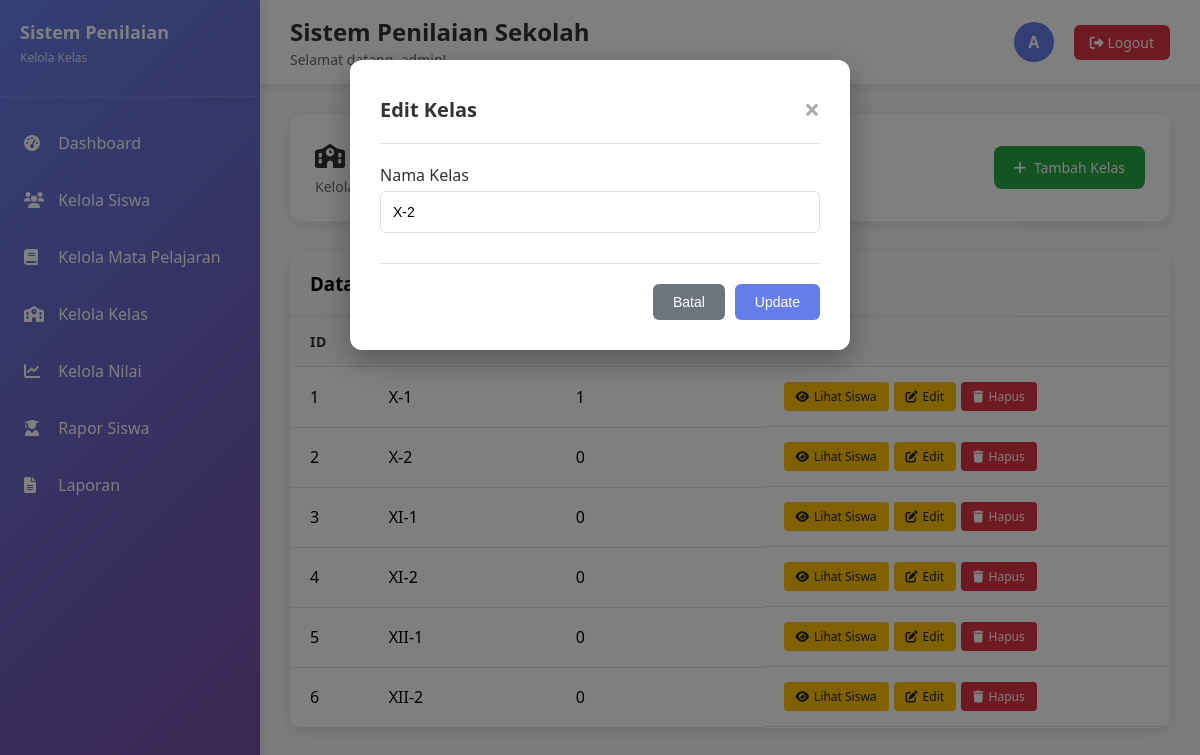
/kelola_kelas.php?edit=2 (signed in), run on the app's committed database.
### tables this page shows
CREATE TABLE `kelas` (
  `id_kelas` int(11) NOT NULL,
  `nama_kelas` varchar(20) NOT NULL
);

### kelola_kelas.php (the view, shortened to what this page needs)
<?php
include "koneksi.php";
$admin = $_SESSION['admin'];
$query_kelas = "SELECT k.*, COUNT(s.id_siswa) as jumlah_siswa FROM kelas k LEFT JOIN siswa s ON k.id_kelas = s.id_kelas GROUP BY k.id_kelas ORDER BY k.nama_kelas ASC";
$result_kelas = mysqli_query($koneksi, $query_kelas);
?>
<!DOCTYPE html>
<html lang="id">
<head>
    <link rel="stylesheet" href="https://cdnjs.cloudflare.com/ajax/libs/font-awesome/6.0.0/css/all.min.css">
</head>
<body>
<div class="sidebar">
    <div class="sidebar-header">
        <h2>Sistem Penilaian</h2>
        <p>Kelola Kelas</p>
    </div>
    <ul class="menu">
      <li><a href="dashboard.php" class="menu-item active"><i class="fas fa-tachometer-alt"></i> Dashboard</a></li>
        <li><a href="kelola_siswa.php" class="menu-item"><i class="fas fa-users"></i> Kelola Siswa</a></li>
        <li><a href="kelola_mapel.php" class="menu-item"><i class="fas fa-book"></i> Kelola Mata Pelajaran</a></li>
        <li><a href="kelola_kelas.php" class="menu-item"><i class="fas fa-school"></i> Kelola Kelas</a></li>
        <li><a href="kelola_nilai.php" class="menu-item"><i class="fas fa-chart-line"></i> Kelola Nilai</a></li>
        <li><a href="rapor.php" class="menu-item"><i class="fas fa-user-graduate"></i> Rapor Siswa</a></li>
        <li><a href="laporan.php" class="menu-item"><i class="fas fa-file-alt"></i> Laporan</a></li>
    </ul>
</div>
<div class="main-content">
    <div class="topbar">
        <div class="topbar-left">
            <h1>Sistem Penilaian Sekolah</h1>
            <p>Selamat datang, <?php echo htmlspecialchars($admin['nama_lengkap']); ?>!</p>
        </div>
        <div class="topbar-right">
            <div class="user-info">
                <div class="user-avatar">
                    <?php echo strtoupper(substr($admin['nama_lengkap'], 0, 1)); ?>
                </div>
            </div>
            <a href="logout.php" class="logout-btn">
                <i class="fas fa-sign-out-alt"></i> Logout
            </a>
        </div>
    </div>
    <div class="content">
        <div class="page-header">
            <div class="page-title">
                <h2><i class="fas fa-school"></i> Kelola Kelas</h2>
                <p>Kelola data kelas sekolah</p>
            </div>
            <a href="#" class="btn-add" onclick="openModal()">
                <i class="fas fa-plus"></i> Tambah Kelas
            </a>
        </div>
        <div class="data-table">
            <div class="table-header">
                <h3>Data Kelas</h3>
            </div>
            <div class="table-responsive">
                <table>
                    <thead>
                        <tr>
                            <th>ID</th>
                            <th>Nama Kelas</th>
                            <th>Jumlah Siswa</th>
                            <th>Aksi</th>
                        </tr>
                    </thead>
                    <tbody>
                        <?php
                        if (mysqli_num_rows($result_kelas) > 0) {
                            while ($kelas = mysqli_fetch_assoc($result_kelas)) {
                                echo "<tr>";
                                echo "<td>{$kelas['id_kelas']}</td>";
                                echo "<td>{$kelas['nama_kelas']}</td>";
                                echo "<td>{$kelas['jumlah_siswa']}</td>";
                                echo "<td class='action-buttons'>";
                                echo "<a href='kelola_siswa.php?kelas={$kelas['id_kelas']}' class='btn-edit'><i class='fas fa-eye'></i> Lihat Siswa</a>";
                                echo "<a href='?edit={$kelas['id_kelas']}' class='btn-edit' onclick='openModal({$kelas['id_kelas']})'><i class='fas fa-edit'></i> Edit</a>";
                                echo "<a href='?hapus={$kelas['id_kelas']}' class='btn-delete' onclick='return confirm(\"Apakah Anda yakin ingin menghapus kelas ini?\")'><i class='fas fa-trash'></i> Hapus</a>";
                                echo "</td>";
                                echo "</tr>";
                            }
                        } else {
                            echo "<tr><td colspan='4' class='empty-state'>";
                            echo "<i class='fas fa-school'></i>";
                            echo "<p>Belum ada data kelas</p>";
                            echo "</td></tr>";
                        }
                        ?>
                    </tbody>
                </table>
            </div>
        </div>
    </div>
</div>
<div id="kelasModal" class="modal">
    <div class="modal-content">
        <div class="modal-header">
            <h3 class="modal-title" id="modalTitle">Tambah Kelas</h3>
            <span class="close" onclick="closeModal()">&times;</span>
        </div>
        <form method="POST">
            <div class="form-group">
                <label for="nama_kelas">Nama Kelas</label>
                <input type="text" class="form-control" id="nama_kelas" name="nama_kelas" required placeholder="Contoh: X-1, XI-IPA-1">
            </div>
            <div class="modal-footer">
                <button type="button" class="btn-secondary" onclick="closeModal()">Batal</button>
                <button type="submit" name="tambah" id="submitBtn" class="btn-primary">Simpan</button>
            </div>
        </form>
    </div>
</div>
</body>
</html>

### data on the page
kelas: id_kelas "1", nama_kelas "X-1", jumlah_siswa "1"
kelas: id_kelas "2", nama_kelas "X-2", jumlah_siswa "0"
kelas: id_kelas "3", nama_kelas "XI-1", jumlah_siswa "0"
kelas: id_kelas "4", nama_kelas "XI-2", jumlah_siswa "0"
kelas: id_kelas "5", nama_kelas "XII-1", jumlah_siswa "0"
kelas: id_kelas "6", nama_kelas "XII-2", jumlah_siswa "0"

### other printed values
substr($admin['nama_lengkap'], 0, 1) "A"
